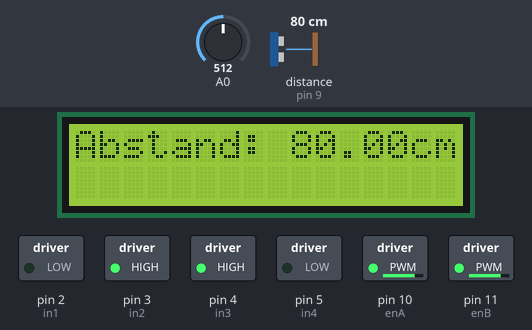
A sketch run on a simulated Arduino Uno, built with avr-gcc and run on an emulated ATmega328P. Parts: 16×2 character LCD, switched loads named in the sketch (green lamp = pin HIGH). The inputs (shaded band) are chosen by the test bench; at power-on: distance to the obstacle (sensor on pin 9) 80 cm, A0 = 512.

Above: at 4.2 s.
4.3 s: distance to the obstacle (sensor on pin 9) set to 2 cm
At 4.8 s:
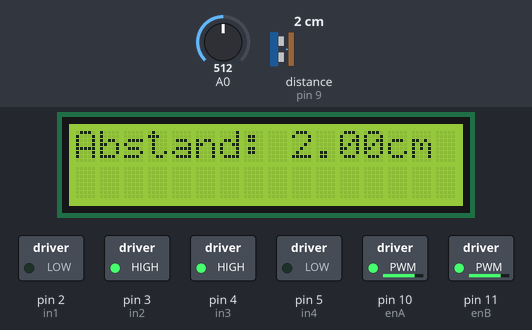
5.8 s: distance to the obstacle (sensor on pin 9) set to 5 cm
At 8.1 s:
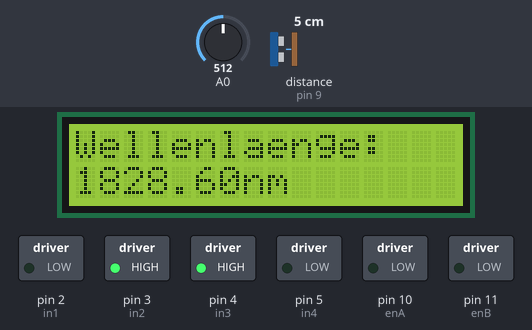
8.8 s: distance to the obstacle (sensor on pin 9) set to 8 cm
Timing chart, 0 to 11.8 s (numbered marks = the images above; inputs shaded):
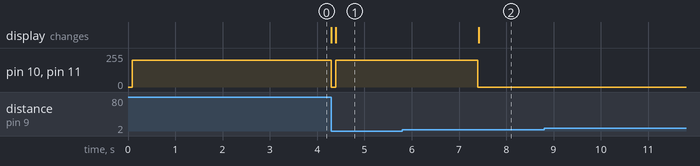

Measured:
- after the input at 4.3 s, pin 10 (enA), pin 11 (enB): 200/255 → 0/255 at once, → 200/255 0.09 s later; the display: first changes at once (image 1 shows a later state)
- after the input at 8.8 s, every drawn part: stays the same

The sketch:

Wellenlaenge.ino
```cpp
#include <math.h>  //Importieren aller benötigten librarys
#include <Wire.h>
#include <LiquidCrystal_I2C.h>
#include <HCSR04.h>
#define enA 10
#define in1 2
#define in2 3
#define enB 11
#define in3 4
#define in4 5
UltraSonicDistanceSensor distanceSensor(6, 9);


LiquidCrystal_I2C lcd(0x3F, 16, 2);
double Mitte = 44.50; //Position Hauptmaximum
double abstand_laser_zu_Sensor = 0.443; //Abstand Gitter zum ersten Maxima
double gitterKonstante = 0.000002; //Gitterkonstante 500 Linien pro mm
int light[] = {0}; //liste Lichtwerte
double distance[] = {0}; //Liste Entfernungswerte
int counter = 0; //Zähler wie viele Maxima gemessen wurden
int j = 0;
int z = 0;
int pos1, pos2, pos3, pos4, pos5, pos6; //Maximal 6 Maxima können gemessen werden
int Max[] = {};
double abstan = 0;


void setup()
{
  pinMode(enA, OUTPUT);  //Pins für Abstandssensor und Lichtsensor
  pinMode(enB, OUTPUT);
  pinMode(in1, OUTPUT);
  pinMode(in2, OUTPUT);
  pinMode(in3, OUTPUT);
  pinMode(in4, OUTPUT);
  digitalWrite(in1, LOW);
  digitalWrite(in2, HIGH);
  digitalWrite(in3, HIGH);
  digitalWrite(in4, LOW);

  // initialize LCD,
  lcd.init();
  lcd.clear();
  lcd.backlight();
  lcd.clear();
  lcd.setCursor (0, 0);
  lcd.print("Abstand: "); //gibt den Anfangs Abstandswert aus um zu schauen ob der Sensor richtig misst
  lcd.print(abstand());
  lcd.print("cm");
  analogWrite(enA, 200); // Signal zu den Motoren
  analogWrite(enB, 200);
  delay(3000); //3 Sekunden Warten

}

void loop()
{

  while (abstand() > 6.00) { //Solange Abstand zum Ende größer als 6 cm wird nach Lichtsignalen Gesucht

    while (analogRead(A0) > 100 && (abstand() < Mitte - 4 or abstand() > Mitte + 4) && abstand() > 6.00) { //Wenn der Lichtsensor einen Hohen wert hat und es nicht das Hauptmaximum ist werden Daten Gemessen
      light[counter] = analogRead(A0); //Lichtwerte werden in Liste eingetragen
      distance[counter] = abstand();   //Abstandswerte werden in Liste Eingetragen
      counter = counter + 1;           //Zähler für die Listenposition wird erhöht
    }

    if (counter != j) { //Wenn zähler unglich j ist wurden Daten gemessen (Da  j zu Begin = i war)
                        // z gibt an wie oft schon Daten von einem Lichtintervall gemessen wurden (zu Begin z = 0)
      if (z == 5) {     //wurden z.B. schon 5 mal Daten gemessen:
        z = 6;          // wird z erhöht
        j = counter;
        pos6 = counter; // Die Position in den Listen (distance[] und light[]) wo das 6. Mal Daten Gemessen wurden wird in pos6 gespeichert
      }
      if (z == 4) {
        z = 5;
        j = counter;
        pos5 = counter;
      }
      if (z == 3) {
        z = 4;
        j = counter;
        pos4 = counter;
      }

      if (z == 2) {
        z = 3;
        j = counter;
        pos3 = counter;
      }

      if (z == 1) {
        z = 2;
        j = counter;
        pos2 = counter;
      }
      if (z == 0) {
        z = 1;
        j = counter;
        pos1 = counter;
      }


    }
  } // Ende While Schleife = ABstand zum Ende < 6 cm
  analogWrite(enA, 0); // Motoren aus
  analogWrite(enB, 0);

  if (z != 0) {
    Max[0] = distance[Maximum(0, pos1)]; //Erstes Gemessenes Maximum (Max[0]) bekommte den Abstandswert vom MaximalLichtwert(Maximum()) des ersten Gemessen LichtIntervall (0,pos1)
    if (z > 1) { //wird für die Anzahl an gemessenen Lichtintervalen (=z) wiederholt
      Max[1] = distance[Maximum(pos1 + 1, pos2)];
    }
    if (z > 2) {
      Max[2] = distance[Maximum(pos2 + 1, pos3)];
    }
    if (z > 3) {
      Max[3] = distance[Maximum(pos3 + 1, pos4)];
    }
    if (z > 4) {
      Max[4]  = distance[Maximum(pos4 + 1, pos5)];
    }
    if (z > 5) {
      Max[5] = distance[Maximum(pos5 + 1, pos6)];
    }
  }
  lcd.clear();
  lcd.setCursor (0, 0);
  lcd.print("Wellenlaenge: ");
  lcd.setCursor(0, 1);
  lcd.print((Wellenlaenge(firstMax()) + Wellenlaenge(firstMaxOp())) / 2);
  //Lcd gibt die berechnete Wellenlänge des ersten Maximum aus (Wellenlänge für beide Seiten wird errechnet, addiert und durch 2 geteilt für einen Mittelwert)
  lcd.print("nm");


  delay(500000); //Programm ist vorbei, 500 Sekunden warten
}

double firstMax() {  //Position Erstes Maximum zum Hauptmaximum
  double c = 100;
  for (int k = 0; k < z; k++) { //Geht alle Max[] durch
    if ((abs(Max[k] - Mitte)) < c) { //Findet Maximum welches am Nächsten an der Mitte liegt
      c = abs(Max[k] - Mitte);
    }
  }
  return c; //Gibt  Abstand vom ersten Maximum zum Hauptmaximum wieder
}

double firstMaxOp() { //erstes Maximum andere Seite
  double m = firstMax();
  double c = 0;
  for (int k = 0; k < z; k++) {
    if (abs(Max[k] - Mitte) < c && abs(Max[k] - Mitte != m)) { //Findet Maximum welches Nach dem FirstMax() am nächsten bei der Mitte liegt (= erstes Maximum auf der anderen Seite)
      c = abs(Max[k] - Mitte);
    }
  }
  if (c == 0) { //Wenn kein zweitnächstes Maximum ermittelt werden kann wird das erste Maximum ausgegeben
    c = m;
  }
  return c;
}

double Wellenlaenge(double d) { //berechnet die Wellenlänge mit der aus der Theorie bestimmten Formel
  double h = gitterKonstante * sin(atan(d * 0.01 / abstand_laser_zu_Sensor)) * 1000000000; // x10^9 um Wellenlänge in nm auszugeben
  return h;
}

int Maximum(int p1, int p2) { //Ermittelt den Maximal Lichtwert eines Lichtintervalles [p1,p2]
  int a = 0; // wert des Lichtes maximal
  int b = 0; //position in der Liste
  for (int u = p1; u <= p2; u++) {
    if (light[u] > a) {
      a = light[u];
      b = u;
    }
  }
  return b;

}

double abstand() { //gibt den Abstand zum Ende Wieder
  double m = distanceSensor.measureDistanceCm();  //Abstandssensor misst Abstand zum Ende
  return m;
}
```
